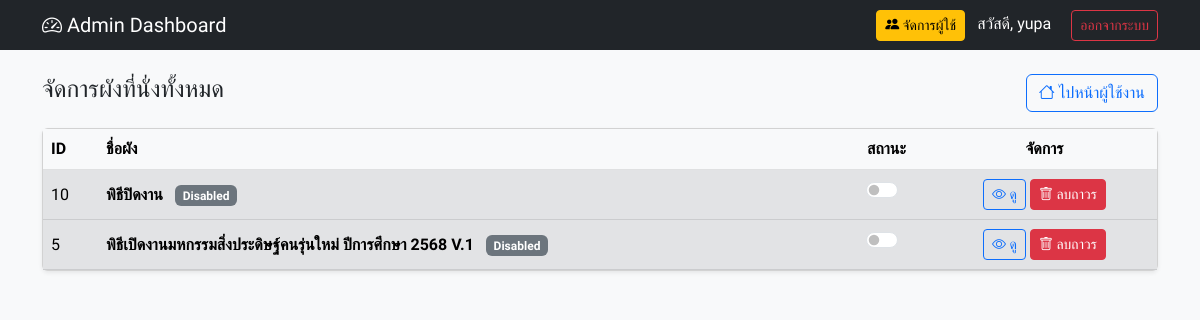
Screenshot of /admin_dashboard.php (signed in) with the database file from the repository.
### tables this page shows
CREATE TABLE `plans` (
  `id` int(11) NOT NULL,
  `created_by` int(11) DEFAULT NULL,
  `name` varchar(255) NOT NULL,
  `total_capacity` int(11) DEFAULT 0,
  `seats_per_row` int(11) DEFAULT 40,
  `created_at` timestamp NULL DEFAULT current_timestamp(),
  `is_active` tinyint(1) DEFAULT 1,
  `plan_date` date DEFAULT NULL,
  `is_deleted` tinyint(1) DEFAULT 0
);

### admin_dashboard.php (the view, shortened to what this page needs)
<?php
require 'db.php';
$user_id = $_SESSION['user_id'];
$role = $_SESSION['role'];
if ($role == 'admin') {
    $stmt = $pdo->query("SELECT * FROM plans ORDER BY id DESC");
} else {
    $stmt = $pdo->prepare("SELECT * FROM plans WHERE created_by = ? ORDER BY id DESC");
    $stmt->execute([$user_id]);
}
$plans = $stmt->fetchAll();
?>
<!DOCTYPE html>
<html lang="th">
<head>
    <link href="https://cdn.jsdelivr.net/npm/bootstrap@5.3.0/dist/css/bootstrap.min.css" rel="stylesheet">
    <link rel="stylesheet" href="https://cdn.jsdelivr.net/npm/bootstrap-icons@1.11.0/font/bootstrap-icons.css">
</head>
<body>
<nav class="navbar navbar-dark bg-dark mb-4">
    <div class="container">
        <span class="navbar-brand mb-0 h1"><i class="bi bi-speedometer2"></i> Admin Dashboard</span>
        <div>
            <a href="admin_users.php" class="btn btn-warning btn-sm me-2">
                <i class="bi bi-people-fill"></i> จัดการผู้ใช้
            </a>
            <span class="text-white me-3">สวัสดี, <?php echo htmlspecialchars($_SESSION['username']); ?></span>
            <a href="logout.php" class="btn btn-sm btn-outline-danger">ออกจากระบบ</a>
        </div>
    </div>
</nav>
<div class="container">
    <div class="d-flex justify-content-between align-items-center mb-3">
        <h4>จัดการผังที่นั่งทั้งหมด</h4>
        <a href="index.php" class="btn btn-outline-primary"><i class="bi bi-house"></i> ไปหน้าผู้ใช้งาน</a>
    </div>
    <div class="card shadow-sm">
        <div class="card-body p-0">
            <table class="table table-hover mb-0 align-middle">
                <thead class="table-light">
                    <tr>
                        <th>ID</th>
                        <th>ชื่อผัง</th>
                        <th class="text-center">สถานะ</th>
                        <th class="text-center">จัดการ</th>
                    </tr>
                </thead>
                <tbody>
<?php foreach($plans as $p):
    $isDeleted = !empty($p['is_deleted']) && $p['is_deleted'] == 1;
    $isActive = $p['is_active'] == 1;
    $rowClass = '';
    if ($isDeleted) {
        $rowClass = 'table-danger';
    } elseif (!$isActive) {
        $rowClass = 'table-secondary text-muted';
    }
?>
    <tr id="row-<?php echo $p['id']; ?>" class="<?php echo $rowClass; ?>">
        <td><?php echo $p['id']; ?></td>
        <td>
            <strong><?php echo htmlspecialchars($p['name']); ?></strong>
            <?php if ($isDeleted): ?>
                <span class="badge bg-danger ms-2"><i class="bi bi-trash3-fill"></i> User Deleted</span>
            <?php elseif (!$isActive): ?>
                <span class="badge bg-secondary ms-2">Disabled</span>
            <?php else: ?>
                <span class="badge bg-success ms-2">Active</span>
            <?php endif; ?>
        </td>
        <td class="text-center">
            <div class="form-check form-switch d-inline-block">
                <input class="form-check-input" type="checkbox"
                       onclick="toggleStatus(<?php echo $p['id']; ?>)"
                       <?php echo $isActive ? 'checked' : ''; ?>
                       <?php echo $isDeleted ? 'disabled' : ''; ?>
                       title="<?php echo $isDeleted ? 'กู้คืนก่อนเปิดใช้งาน' : 'เปิด/ปิดการใช้งาน'; ?>">
            </div>
        </td>
        <td class="text-center">
            <a href="interactive_map.php?id=<?php echo $p['id']; ?>" class="btn btn-sm btn-outline-primary" target="_blank">
                <i class="bi bi-eye"></i> ดู
            </a>
            <?php if ($isDeleted): ?>
                <button onclick="hardDelete(<?php echo $p['id']; ?>)" class="btn btn-sm btn-dark shadow-sm border-white">
                    <i class="bi bi-x-circle"></i> ลบขยะทิ้ง (ถาวร)
                </button>
            <?php else: ?>
                <button onclick="hardDelete(<?php echo $p['id']; ?>)" class="btn btn-sm btn-danger">
                    <i class="bi bi-trash"></i> ลบถาวร
                </button>
            <?php endif; ?>
        </td>
    </tr>
<?php endforeach; ?>
</tbody>
            </table>
        </div>
    </div>
</div>
</body>
</html>

### admin_dashboard.php (style rules this page uses)
body { font-family: 'Sarabun', sans-serif; background: #f8f9fa; }

### rows the page displays
plans: id "10", name "พิธีปิดงาน", shows "Disabled"
plans: id "5", name "พิธีเปิดงานมหกรรมสิ่งประดิษฐ์คนรุ่นใหม่ ปีการศึกษา 2568 V.1", shows "Disabled"

### other values shown
$_SESSION['username'] "yupa"
